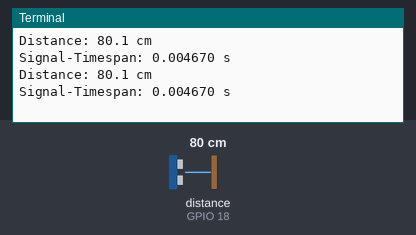
Simulated run of this program. Board: Raspberry Pi (BCM pin numbers). Parts: the last lines printed to the terminal. Inputs (shaded band) come from the test bench; at power-on: distance to the obstacle (sensor on GPIO 18) 80 cm. The echo pulse lasts 58.3 µs per cm; the clock reads 2024-03-15 10:24:30 at power-on unless the program sets it.

Above: at 1.2 s.
1.3 s: distance to the obstacle (sensor on GPIO 18) set to 2 cm
At 2.6 s:
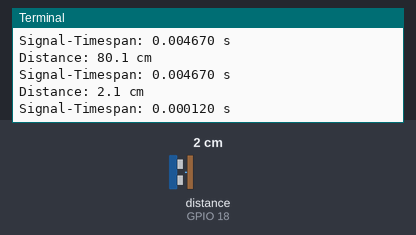
2.8 s: distance to the obstacle (sensor on GPIO 18) set to 4 cm
At 3.5 s:
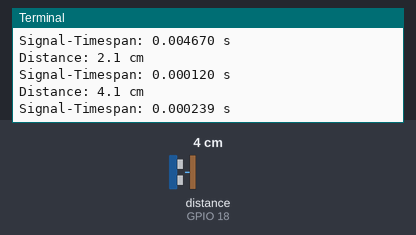
Timing chart, 0 to 5.8 s (numbered marks = the images above; inputs shaded):
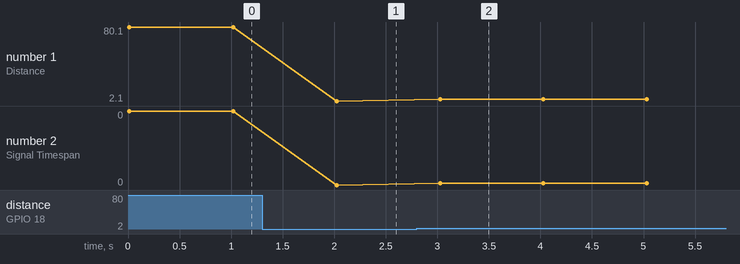

Measured:
- after the input at 1.3 s, the terminal: prints a new line after 0.72 s (image 1)
- after the input at 2.8 s, the terminal: prints a new line after 0.23 s (image 2)
- plotted number 1: 80.1 → 2.1 after the input at 1.3 s, 2.1 → 4.1 after the input at 2.8 s
- plotted number 2: 0 → 0 after the input at 1.3 s, 0 → 0 after the input at 2.8 s

The program:

distancesensor.py
```python
# Utlrasonic distance sensor:
# Max distance: 4 meters = 400 cm
# Min distacne: 20 mm = 0.2 cm

import RPi.GPIO as GPIO
import time

GPIO.setmode(GPIO.BCM)

#setting GPIO Pins
TRIG = 4
ECHO = 18

#setting Pins direction
GPIO.setup(TRIG, GPIO.OUT) #triggers the signal which will be reflected from the object
GPIO.setup(ECHO, GPIO.IN) #and then gets received from the echo pin

def debugg_time():
     #-----------triggering a very short signal for the measurement---------------
    GPIO.output(TRIG, True)
    time.sleep(0.0001)
    GPIO.output(TRIG, False)

    #----------setting the time frame for the measurement-----------
    while GPIO.input(ECHO) == False:
        start = time.time()
    while GPIO.input(ECHO) == True:
        end = time.time()

    delta_time = end-start #the time frame, in which the distance is being measured

    return delta_time

def distance():

    #-----------triggering a very short signal for the measurement---------------
    GPIO.output(TRIG, True)
    time.sleep(0.0001)
    GPIO.output(TRIG, False)

    #----------setting the time frame for the measurement-----------
    while GPIO.input(ECHO) == False:
        start = time.time()
    while GPIO.input(ECHO) == True:
        end = time.time()

    delta_time = end-start #the time frame, in which the distance is being measured

    #-----------Measuring distance in cm----------------
    distance = delta_time*(343*100/2)
    #Sonic speed = 343m/s, measuring in cm (*100),
    #echo travels the distance twice (/2).

    return distance

if __name__ == '__main__':
    try:
        while True:
            dist = distance()
            signal_span = debugg_time()
            print("Distance: %.1f cm" % dist) #printing out the distance value.
            print("Signal-Timespan: %f s" % signal_span) #for debugging: timespan of each distance measuremnt will be displayed
            time.sleep(1) #distance (and time) will be displayed every 1 second.


    except KeyboardInterrupt:
            rint("Measurement stopped by user")
            GPIO.cleanup()
```
